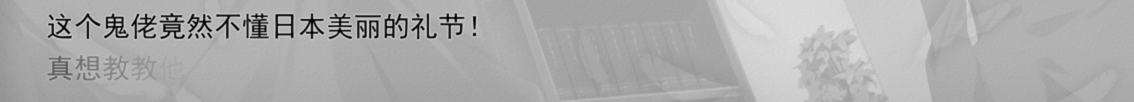
#> input picture debug_frames/frame_000000.png, 2268 x 204 px (shown at 1/2 size)
$ python -i processing.py   (imports and definitions only)
#> lines starting #> are read from the running program, lines starting #| are printed output that depends on the picture; after the words box and inside, x2 and y2 are one past the last pixel; in counts of white or black regions, pixels touching at a corner belong together
#> further down, picture is the input picture: shape (204, 2268, 3); min 0, max 228, mean 172.5
from __future__ import annotations

from dataclasses import asdict, dataclass
import hashlib
import json
from pathlib import Path
from typing import Iterable, List, Optional

import cv2
import numpy as np
from rapidfuzz import fuzz

from .utils import format_record, is_ui_noise, sanitize_dialogue, sanitize_speaker


@dataclass
class OCRRecord:
    index: int
    timestamp_sec: float
    source: str
    speaker: str
    text: str
    score: float
    frame_index: Optional[int] = None
    diff_score: Optional[float] = None
    text_image_name: Optional[str] = None
    speaker_image_name: Optional[str] = None


@dataclass
class CapturedFrame:
    frame_index: int
    timestamp_sec: float
    text_image_path: Path
    speaker_image_path: Optional[Path]
    source: str
    diff_score: Optional[float] = None


class ImagePreprocessor:
    # [39 lines left out: functions __init__, __call__, not called in this run]


class Deduplicator:
    # [15 lines left out: functions __init__, is_duplicate, not called in this run]


class OutputWriter:
    # [14 lines left out: functions __init__, write, not called in this run]

    def close(self) -> None:
        self.raw_fh.close()
        self.clean_fh.close()


class FrameFilter:
    def __init__(
        self,
        min_text_mask_ratio: float = 0.003,
        min_edge_ratio: float = 0.005,
        hash_size: int = 8,
    ) -> None:
        self.min_text_mask_ratio = min_text_mask_ratio
        self.min_edge_ratio = min_edge_ratio
        self.hash_size = hash_size
        self._seen_hashes: set[str] = set()

    def looks_like_text(self, image: np.ndarray) -> bool:
        if image is None or image.size == 0:
            return False
        gray = cv2.cvtColor(image, cv2.COLOR_BGR2GRAY) if image.ndim == 3 else image
        h, w = gray.shape[:2]
#> h = 204; w = 2268
        if h == 0 or w == 0:
            return False

        blur = cv2.GaussianBlur(gray, (3, 3), 0)
        _, binary = cv2.threshold(blur, 0, 255, cv2.THRESH_BINARY + cv2.THRESH_OTSU)
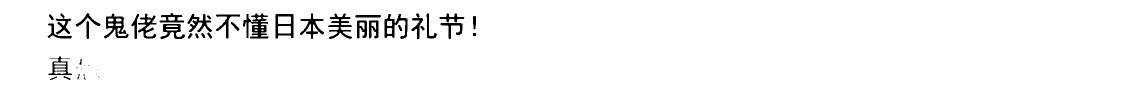
#> binary: shape (204, 2268) (shown at 1/2 size); 96.8% white; 48 black regions (8 under 20 px), largest, box (x1, y1, x2, y2) and area: (486, 27, 537, 77) 1330, (208, 27, 257, 77) 1031, (656, 27, 704, 78) 983
        white_ratio = min(float((binary > 0).mean()), float((binary == 0).mean()))
#> white_ratio = 0.0319
        edges = cv2.Canny(blur, 50, 150)
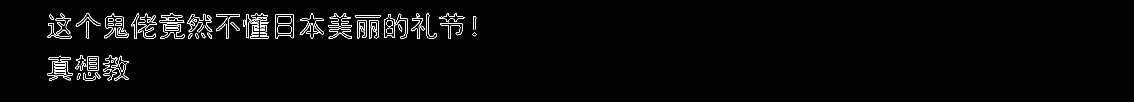
#> edges: shape (204, 2268) (shown at 1/2 size); 1.8% white in thin lines or dots, all inside (x1, y1, x2, y2) = (95, 26, 953, 161)
        edge_ratio = float((edges > 0).mean())
#> edge_ratio = 0.018
        return white_ratio >= self.min_text_mask_ratio and edge_ratio >= self.min_edge_ratio

    def compute_hash(self, image: np.ndarray) -> str:
        gray = cv2.cvtColor(image, cv2.COLOR_BGR2GRAY) if image.ndim == 3 else image
        resized = cv2.resize(gray, (self.hash_size, self.hash_size), interpolation=cv2.INTER_AREA)
        avg = float(resized.mean())
#> avg = 172.5
        bits = (resized >= avg).astype(np.uint8).flatten()
#> bits = 64 values, max 1 at index 0, min 0 at index 4, mean 0.469
        return hashlib.sha1(bits.tobytes()).hexdigest()

    def keep(self, image: np.ndarray) -> tuple[bool, str]:
        if not self.looks_like_text(image):
            return False, "no_text"
        img_hash = self.compute_hash(image)
#> img_hash = 'ae40b427251f165eabc49a548f8b6df0b37254d7'
        if img_hash in self._seen_hashes:
            return False, "duplicate"
        self._seen_hashes.add(img_hash)
        return True, "ok"


class BatchCaptureSession:
    # [21 lines left out: function __init__, not called in this run]

    @property
    def count(self) -> int:
        return self._count

    # [40 lines left out: function save_frame, not called in this run]

    def close(self) -> None:
        self.meta_fh.close()


class BatchPostProcessor:
    # [118 lines left out: functions __init__, _copy_filtered, filter_frames, run_ocr, not called in this run]

>>> import cv2
>>> picture = cv2.imread('../debug_frames/frame_000000.png')
>>> result = FrameFilter().keep(picture)
#> result = (True, 'ok')
